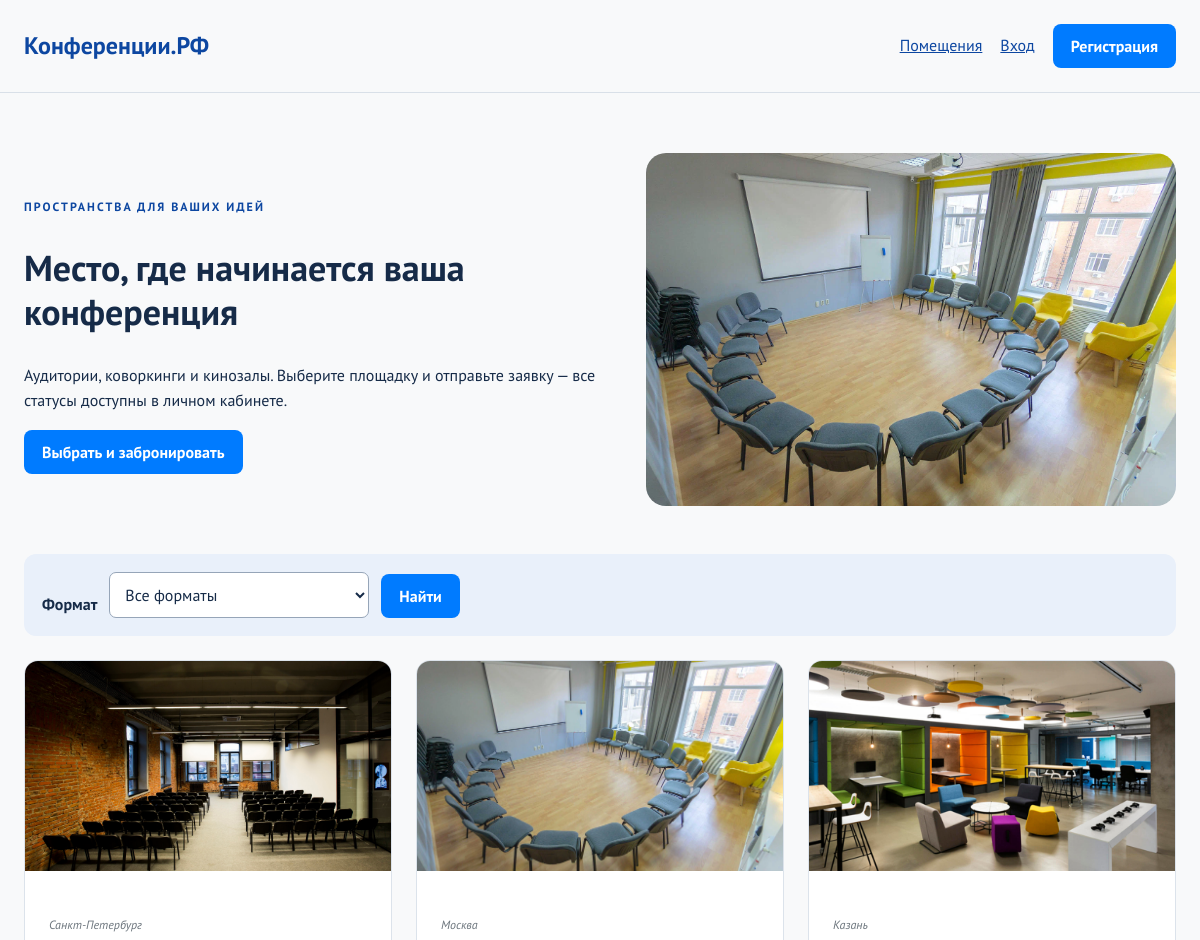
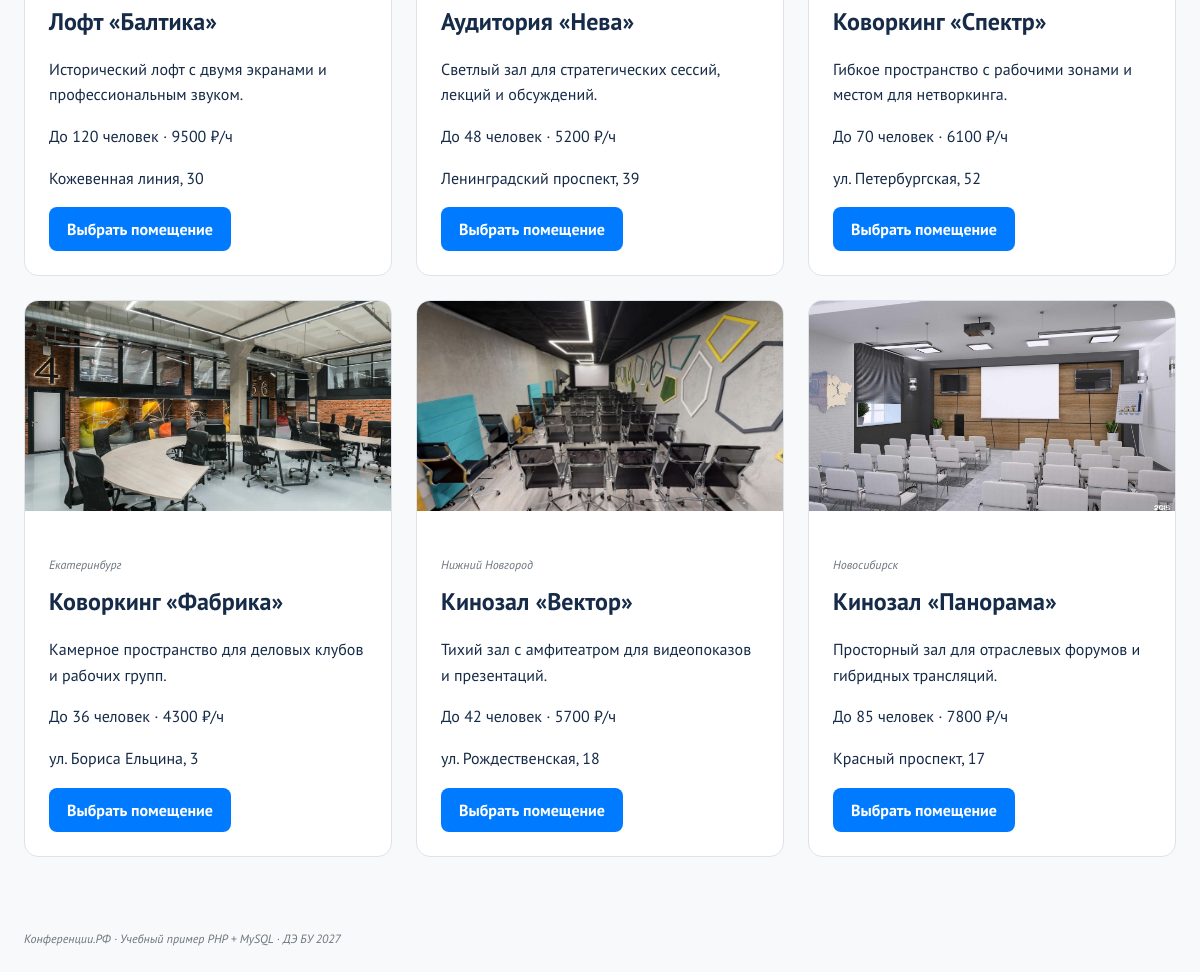
The app's page /examples/conference-portal-php/index.php with its own data (2 pictures, top to bottom).
### tables this page shows
CREATE TABLE `rooms` (
  `id` int(11) NOT NULL,
  `name` varchar(191) NOT NULL,
  `category` varchar(20) NOT NULL CHECK (`category` in ('auditorium','coworking','cinema')),
  `city` text NOT NULL,
  `address` text NOT NULL,
  `capacity` int(11) NOT NULL CHECK (`capacity` > 0),
  `hourly_rate` int(11) NOT NULL CHECK (`hourly_rate` >= 0),
  `image` text NOT NULL,
  `description` text NOT NULL,
  `equipment` text NOT NULL
);

### examples/conference-portal-php/lib.php (called while the page is built, shortened)
<?php
final class Database {
    private PDO $pdo;
    public function __construct() {
        $this->pdo = new PDO('mysql:host='.(getenv('MYSQL_HOST') ?: '127.0.0.1').';port='.(getenv('MYSQL_PORT') ?: '3306').';dbname='.(getenv('MYSQL_DATABASE') ?: 'conference_php_2027').';charset=utf8mb4', getenv('MYSQL_USER') ?: 'root', getenv('MYSQL_PASSWORD') ?: '', [PDO::ATTR_ERRMODE=>PDO::ERRMODE_EXCEPTION,PDO::ATTR_DEFAULT_FETCH_MODE=>PDO::FETCH_ASSOC,PDO::ATTR_EMULATE_PREPARES=>false]);
    }
    public function query(string $sql,array $args=[]): PDOStatement {$s=$this->pdo->prepare($sql);$s->execute($args);return $s;}
}
function e(mixed $v):string{return htmlspecialchars((string)$v,ENT_QUOTES|ENT_SUBSTITUTE,'UTF-8');}
function url(string $route='home'):string{return 'index.php?r='.rawurlencode($route);}

### examples/conference-portal-php/index.php (the view, shortened to what this page needs)
<?php
require __DIR__.'/lib.php';
try{$db=new Database();$db->query('SELECT id FROM users LIMIT 1');}catch(Throwable $ex){fail(503,'База не подготовлена. Выполните шаги README: создайте пустую базу и запустите setup.php из командной строки.');}
$user=isset($_SESSION['user_id'])?$db->query('SELECT * FROM users WHERE id=?',[$_SESSION['user_id']])->fetch():null;
$route=is_string($_GET['r']??null)?$_GET['r']:'home';
?><!doctype html><html lang="ru"><head><link rel="stylesheet" href="static/style.css"></head><body><header><a class="brand" href="<?=url()?>">Конференции.РФ</a><nav aria-label="Главное меню"><a href="<?=url('rooms')?>">Помещения</a><?php if($user):?><a href="<?=url('dashboard')?>">Мои заявки</a><a href="<?=url('new')?>">Новая заявка</a><?php if($user['is_admin']):?><a href="<?=url('admin')?>">Администратор</a><?php endif?><form method="post" action="<?=url('logout')?>"><?=csrf()?><button class="plain">Выйти</button></form><?php else:?><a href="<?=url('login')?>">Вход</a><a class="button" href="<?=url('register')?>">Регистрация</a><?php endif?></nav></header><main id="main">
<?php if($route==='home'||$route==='rooms'):
$conditions=[];$args=[];$category=is_string($_GET['category']??null)?$_GET['category']:'';
$rooms=$db->query('SELECT * FROM rooms'.($conditions?' WHERE '.implode(' AND ',$conditions):'').' ORDER BY id',$args)->fetchAll();
?><?php if($route==='home'):?><section class="hero"><div><p class="eyebrow">ПРОСТРАНСТВА ДЛЯ ВАШИХ ИДЕЙ</p><h1>Место, где начинается ваша конференция</h1><p>Аудитории, коворкинги и кинозалы. Выберите площадку и отправьте заявку — все статусы доступны в личном кабинете.</p><a class="button" href="<?=url('new')?>">Выбрать и забронировать</a></div><img src="static/img/auditorium-neva.webp" alt="Светлая аудитория для конференции"></section><?php else:?><h1>Каталог помещений</h1><?php endif?>
<form class="filter" method="get"><input type="hidden" name="r" value="rooms"><label for="category">Формат</label><select id="category" name="category"><?php foreach([''=>'Все форматы','auditorium'=>'Аудитория','coworking'=>'Коворкинг','cinema'=>'Кинозал'] as $key=>$text):?><option value="<?=e($key)?>" <?=$key===$category?'selected':''?>><?=e($text)?></option><?php endforeach?></select><button>Найти</button></form><div class="grid"><?php foreach($rooms as $room):?><article class="card"><img loading="lazy" src="static/img/<?=e(basename($room['image']))?>" alt="<?=e($room['name'])?>"><div><p class="muted"><?=e($room['city'])?></p><h2><?=e($room['name'])?></h2><p><?=e($room['description'])?></p><p>До <?=e($room['capacity'])?> человек · <?=e($room['hourly_rate'])?> ₽/ч</p><p><?=e($room['address'])?></p><a class="button" href="<?=url('new')?>&amp;room=<?=e($room['id'])?>">Выбрать помещение</a></div></article><?php endforeach?></div>
<?php endif?></main><footer>Конференции.РФ · Учебный пример PHP + MySQL · ДЭ БУ 2027</footer></body></html>

### examples/conference-portal-php/static/style.css (style rules this page uses)
* { box-sizing:border-box }
body { margin:0;background:#f8f9fa;color:#162b48;font:16px/1.6 'PT Sans',sans-serif }
a { color:#0d47a1 }
header,main,footer { max-width:1200px;margin:auto;padding:24px }
header { display:flex;justify-content:space-between;align-items:center;gap:24px;border-bottom:1px solid #d9e0e8 }
nav { display:flex;flex-wrap:wrap;gap:18px;align-items:center }
.brand { font-size:24px;font-weight:bold;text-decoration:none;white-space:nowrap }
h1 { font-size:36px;line-height:1.2 }
h2 { font-size:24px;line-height:1.3 }
.hero { display:grid;grid-template-columns:1.1fr 1fr;gap:40px;align-items:center;padding:36px 0 48px }
.hero img { width:100%;border-radius:20px }
.eyebrow { letter-spacing:2px;color:#0d47a1;font-size:12px;font-weight:bold }
.button,button { display:inline-block;background:#007bff;color:white;padding:12px 18px;border:0;border-radius:8px;font:700 16px 'PT Sans',sans-serif;text-decoration:none;cursor:pointer;transition:background .2s,transform .2s }
.grid { display:grid;grid-template-columns:repeat(3,minmax(0,1fr));gap:24px;margin:24px 0 }
.card,.form-card { background:white;border:1px solid #dce3eb;border-radius:14px;overflow:hidden }
.card>img { width:100%;height:210px;object-fit:cover }
.card>div,.application { padding:24px }
.card h2 { margin-top:0 }
form label { display:block;margin:16px 0 6px;font-weight:bold }
input,select,textarea { font:inherit;width:100%;min-width:0;border:1px solid #96a5b8;border-radius:7px;padding:11px;color:#162b48;background:white }
form button { margin-top:20px }
.filter { display:flex;flex-wrap:wrap;align-items:end;gap:12px;background:#e9f0fa;padding:18px;border-radius:12px }
.filter input,.filter select { width:auto;max-width:260px;flex:1 }
.filter label,.filter button { margin:0 }
.muted,footer { color:#6c757d;font-size:12px;font-style:italic }

### records on screen
rooms: image (picture), city "Санкт-Петербург", name "Лофт «Балтика»", description "Исторический лофт с двумя экранами и профессиональным звуком.", capacity "120", hourly_rate "9500", address "Кожевенная линия, 30"
rooms: image (picture), city "Москва", name "Аудитория «Нева»", description "Светлый зал для стратегических сессий, лекций и обсуждений.", capacity "48", hourly_rate "5200", address "Ленинградский проспект, 39"
rooms: image (picture), city "Казань", name "Коворкинг «Спектр»", description "Гибкое пространство с рабочими зонами и местом для нетворкинга.", capacity "70", hourly_rate "6100", address "ул. Петербургская, 52"
rooms: image (picture), city "Екатеринбург", name "Коворкинг «Фабрика»", description "Камерное пространство для деловых клубов и рабочих групп.", capacity "36", hourly_rate "4300", address "ул. Бориса Ельцина, 3"
rooms: image (picture), city "Нижний Новгород", name "Кинозал «Вектор»", description "Тихий зал с амфитеатром для видеопоказов и презентаций.", capacity "42", hourly_rate "5700", address "ул. Рождественская, 18"
rooms: image (picture), city "Новосибирск", name "Кинозал «Панорама»", description "Просторный зал для отраслевых форумов и гибридных трансляций.", capacity "85", hourly_rate "7800", address "Красный проспект, 17"

### other values on screen
form field category "Все форматы"
